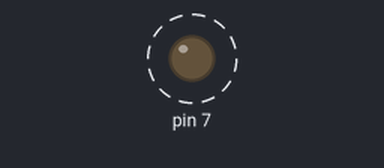
A sketch run on a simulated Arduino Uno, built with avr-gcc and run on an emulated ATmega328P. Parts: output pins drawn as LEDs (lit = HIGH). Dashed ring = blinking.

Above: at 0.5 s.
Timing chart, 0 to 4.6 s (numbered marks = the images above):
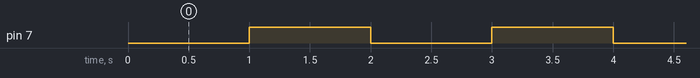

The sketch:

Project1.3.ino
```cpp
void setup() {

  pinMode(7, OUTPUT);

}

void loop() {

  //turn on the LED if CA or turn off the LED if CC

  digitalWrite(7, LOW);

  // wait for a second

  delay(1000);

  //turn off the LED if CA or turn on the LED if CC

  digitalWrite(7, HIGH);

  //wait for a second

  delay(1000);

}
```

Measured:
- by itself, pin 7: alternates HIGH for 1.0 s and LOW for 1.0 s
